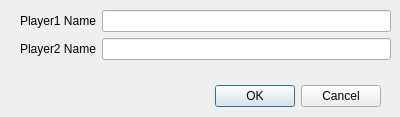
<?xml version="1.0" encoding="UTF-8"?>
<ui version="4.0">
 <class>ConfigurationDialog</class>
 <widget class="QDialog" name="ConfigurationDialog">
  <property name="geometry">
   <rect>
    <x>0</x>
    <y>0</y>
    <width>400</width>
    <height>117</height>
   </rect>
  </property>
  <property name="windowTitle">
   <string>Dialog</string>
  </property>
  <widget class="QDialogButtonBox" name="buttonBox">
   <property name="geometry">
    <rect>
     <x>10</x>
     <y>80</y>
     <width>371</width>
     <height>32</height>
    </rect>
   </property>
   <property name="orientation">
    <enum>Qt::Horizontal</enum>
   </property>
   <property name="standardButtons">
    <set>QDialogButtonBox::Cancel|QDialogButtonBox::Ok</set>
   </property>
  </widget>
  <widget class="QWidget" name="">
   <property name="geometry">
    <rect>
     <x>20</x>
     <y>10</y>
     <width>371</width>
     <height>50</height>
    </rect>
   </property>
   <layout class="QHBoxLayout" name="horizontalLayout">
    <item>
     <layout class="QVBoxLayout" name="verticalLayout">
      <item>
       <widget class="QLabel" name="label">
        <property name="text">
         <string>Player1 Name</string>
        </property>
       </widget>
      </item>
      <item>
       <widget class="QLabel" name="label_2">
        <property name="text">
         <string>Player2 Name</string>
        </property>
       </widget>
      </item>
     </layout>
    </item>
    <item>
     <layout class="QVBoxLayout" name="verticalLayout_2">
      <item>
       <widget class="QLineEdit" name="player1Name"/>
      </item>
      <item>
       <widget class="QLineEdit" name="player2Name"/>
      </item>
     </layout>
    </item>
   </layout>
  </widget>
 </widget>
 <resources/>
 <connections>
  <connection>
   <sender>buttonBox</sender>
   <signal>accepted()</signal>
   <receiver>ConfigurationDialog</receiver>
   <slot>accept()</slot>
   <hints>
    <hint type="sourcelabel">
     <x>248</x>
     <y>254</y>
    </hint>
    <hint type="destinationlabel">
     <x>157</x>
     <y>274</y>
    </hint>
   </hints>
  </connection>
  <connection>
   <sender>buttonBox</sender>
   <signal>rejected()</signal>
   <receiver>ConfigurationDialog</receiver>
   <slot>reject()</slot>
   <hints>
    <hint type="sourcelabel">
     <x>316</x>
     <y>260</y>
    </hint>
    <hint type="destinationlabel">
     <x>286</x>
     <y>274</y>
    </hint>
   </hints>
  </connection>
 </connections>
</ui>
